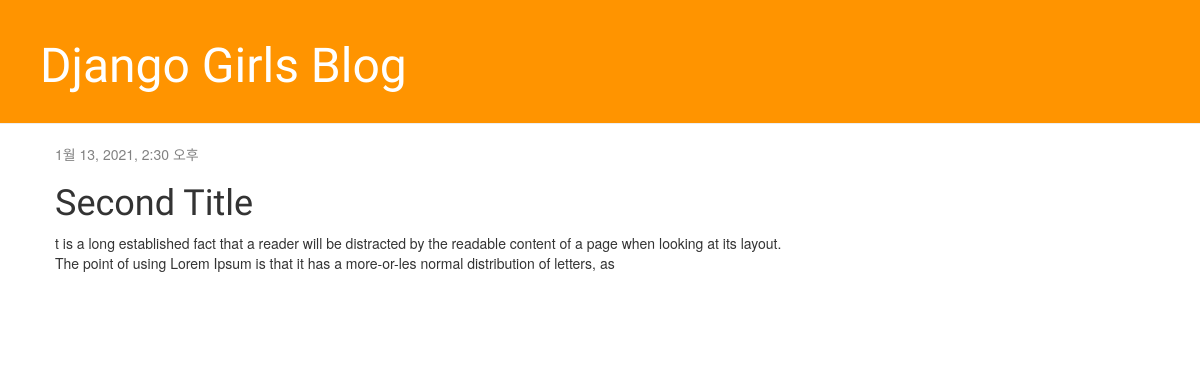
Screenshot of /post/7/ with the database file from the repository.
### blog/models.py (models this page shows, shortened)
class Post(models.Model):
    author = models.ForeignKey(
        settings.AUTH_USER_MODEL, on_delete=models.CASCADE)
    title = models.CharField(max_length=200)
    text = models.TextField()
    created_date = models.DateTimeField(
        default=timezone.now)
    published_date = models.DateTimeField(
        blank=True, null=True)

### blog/views.py (the view)
# urls.py: path('post/<int:pk>/', views.post_detail, name='post_detail'),
def post_detail(request, pk):
    post = get_object_or_404(Post, pk=pk)
    return render(request, 'blog/post_detail.html', {'post': post})

### blog/templates/blog/post_detail.html (shortened to what this page needs)
{% extends 'blog/base.html' %}
{% block content %}
    <div class="post">
        {% if post.published_date %}
            <div class="date">
                {{ post.published_date }}
            </div>
        {% endif %}
        <h1>{{ post.title }}</h1>
        <p>{{ post.text|linebreaksbr }}</p>
    </div>
{% endblock %}

### blog/static/css/blog.css (style rules this page uses)
h1, h2, h3, h4 { font-family: "Lobster", cursive; }
.date { color: #828282; }
.post { margin-bottom: 70px; }

### rows the page displays
Post: published_date "1월 13, 2021, 2:30 오후", title "Second Title", text "t is a long established fact that a reader will be distracted by the readable content of a page when looking at its layout. The point of using Lorem Ipsum is that it has a more-or-les normal distribution of letters, as"
